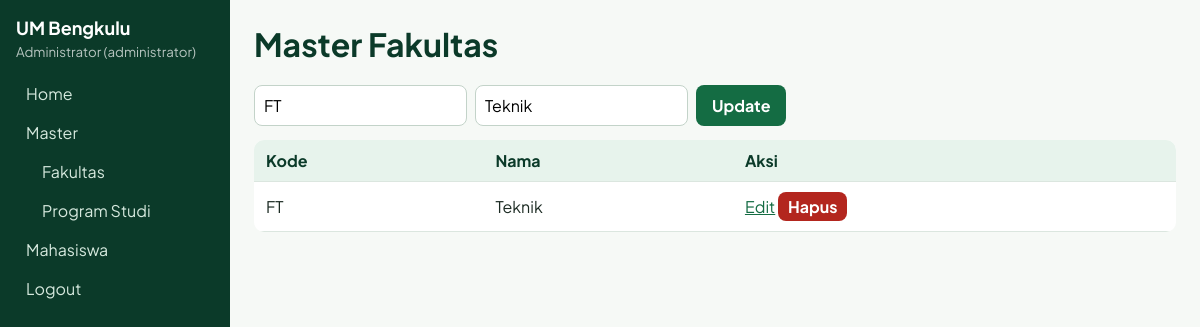
/fakultas.php?edit=FT (signed in), run on the app's committed database.
### tables this page shows
CREATE TABLE `fakultas` (
  `kode_fakultas` VARCHAR(10)  NOT NULL,
  `nama_fakultas` VARCHAR(100) NOT NULL,
  PRIMARY KEY (`kode_fakultas`)
);

### fakultas.php (the view, shortened to what this page needs)
<?php require 'auth.php'; izin('administrator'); $msg='';
$ed=isset($_GET['edit'])?(rows(q("SELECT * FROM fakultas WHERE kode_fakultas=?",'s',$_GET['edit']))[0]??null):null;
atas('Master Fakultas'); if($msg)echo '<p class="err">'.$msg.'</p>';?>
<form method="post" class="f"><input type="hidden" name="lama" value="<?=e($ed['kode_fakultas']??'')?>">
<input name="kode" placeholder="Kode" maxlength="10" required value="<?=e($ed['kode_fakultas']??'')?>">
<input name="nama" placeholder="Nama Fakultas" required value="<?=e($ed['nama_fakultas']??'')?>"><button><?=$ed?'Update':'Tambah'?></button></form>
<table><tr><th>Kode</th><th>Nama</th><th>Aksi</th></tr>
<?php foreach(rows(q("SELECT * FROM fakultas ORDER BY kode_fakultas")) as $r){?>
<tr><td><?=e($r['kode_fakultas'])?></td><td><?=e($r['nama_fakultas'])?></td><td><a href="?edit=<?=urlencode($r['kode_fakultas'])?>">Edit</a>
<form method="post" style="display:inline" onsubmit="return confirm('Hapus?')"><button name="hapus" value="<?=e($r['kode_fakultas'])?>" class="d">Hapus</button></form></td></tr><?php }?></table>

### style.css (style rules this page uses)
:root { --p:#146c43;--p2:#0f5132;--dk:#0b3a29;--acc:#d9a521;--soft:#e7f3ec;--bg:#f6f9f6;--tx:#1c2b23;--mut:#5b6b62;--line:#dbe6df;--err:#b3261e }
* { box-sizing:border-box }
body { margin:0;font-family:'Plus Jakarta Sans',system-ui,sans-serif;background:var(--bg);color:var(--tx);display:flex;min-height:100vh }
a { color:var(--p) }
table { width:100%;border-collapse:collapse;background:#fff;border-radius:10px;overflow:hidden }
th,td { padding:10px 12px;border-bottom:1px solid var(--line);text-align:left }
th { background:var(--soft);color:var(--dk) }
.f { display:flex;gap:8px;margin-bottom:14px;flex-wrap:wrap }
input,select,textarea { padding:9px;border:1px solid #c3d3c9;border-radius:8px;width:100%;font:inherit }
.f input,.f select { width:auto }
button,.btn { background:var(--p);color:#fff;border:0;padding:9px 16px;border-radius:8px;cursor:pointer;text-decoration:none;font:inherit;font-weight:700 }
button.d { background:var(--err);padding:4px 10px }

### data on the page
fakultas: kode "FT", nama "Teknik", kode_fakultas "FT", nama_fakultas "Teknik"

### other printed values
$_SESSION['u']['nama'] "Administrator"
role() "administrator"
$judul "Master Fakultas"
